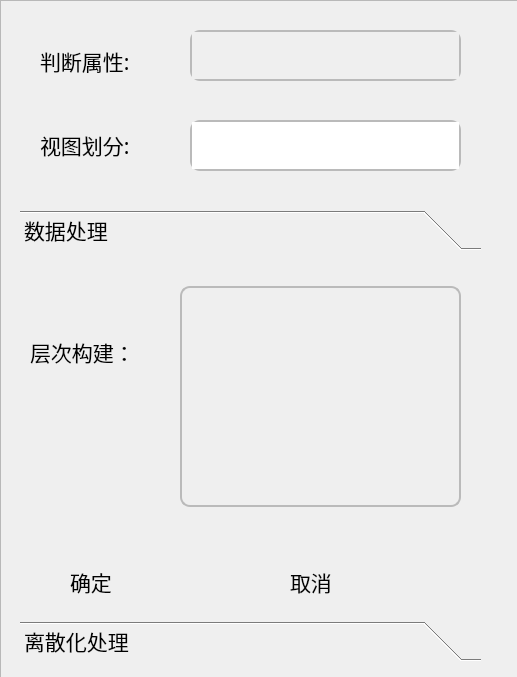
<?xml version="1.0" encoding="UTF-8"?>
<ui version="4.0">
 <class>buildGraular</class>
 <widget class="QWidget" name="buildGraular">
  <property name="geometry">
   <rect>
    <x>0</x>
    <y>0</y>
    <width>517</width>
    <height>677</height>
   </rect>
  </property>
  <property name="font">
   <font>
    <family>黑体</family>
    <pointsize>18</pointsize>
   </font>
  </property>
  <property name="windowTitle">
   <string>数据预处理</string>
  </property>
  <property name="styleSheet">
   <string notr="true"/>
  </property>
  <widget class="QLabel" name="label">
   <property name="geometry">
    <rect>
     <x>40</x>
     <y>30</y>
     <width>141</width>
     <height>61</height>
    </rect>
   </property>
   <property name="font">
    <font>
     <family>黑体</family>
     <pointsize>16</pointsize>
     <weight>50</weight>
     <bold>false</bold>
    </font>
   </property>
   <property name="styleSheet">
    <string notr="true">#label{
	border-radius:4px;
	background-color: transparent;
	color: rgb(0,0,0);
}

</string>
   </property>
   <property name="text">
    <string>判断属性:</string>
   </property>
  </widget>
  <widget class="QTextEdit" name="textCount">
   <property name="enabled">
    <bool>false</bool>
   </property>
   <property name="geometry">
    <rect>
     <x>190</x>
     <y>30</y>
     <width>271</width>
     <height>51</height>
    </rect>
   </property>
   <property name="font">
    <font>
     <family>微软雅黑</family>
     <pointsize>18</pointsize>
    </font>
   </property>
   <property name="styleSheet">
    <string notr="true">border:2px solid rgb(186,186,186);
border-radius:10px
</string>
   </property>
  </widget>
  <widget class="QLabel" name="label_2">
   <property name="geometry">
    <rect>
     <x>40</x>
     <y>120</y>
     <width>151</width>
     <height>50</height>
    </rect>
   </property>
   <property name="font">
    <font>
     <family>黑体</family>
     <pointsize>16</pointsize>
    </font>
   </property>
   <property name="styleSheet">
    <string notr="true">#label_2{
	border-radius:4px;
	background-color: transparent;
	color: rgb(0,0,0);
}

</string>
   </property>
   <property name="text">
    <string>视图划分:</string>
   </property>
  </widget>
  <widget class="QTextEdit" name="textViewDiv">
   <property name="geometry">
    <rect>
     <x>190</x>
     <y>120</y>
     <width>271</width>
     <height>51</height>
    </rect>
   </property>
   <property name="font">
    <font>
     <family>微软雅黑</family>
     <pointsize>18</pointsize>
    </font>
   </property>
   <property name="styleSheet">
    <string notr="true">border:2px solid rgb(186,186,186);
border-radius:10px
</string>
   </property>
  </widget>
  <widget class="QFrame" name="top">
   <property name="geometry">
    <rect>
     <x>0</x>
     <y>0</y>
     <width>531</width>
     <height>681</height>
    </rect>
   </property>
   <property name="styleSheet">
    <string notr="true">  background-image:url(:/images/bg01_cs02.png);
  background-position: center;</string>
   </property>
   <property name="frameShape">
    <enum>QFrame::StyledPanel</enum>
   </property>
   <property name="frameShadow">
    <enum>QFrame::Raised</enum>
   </property>
   <widget class="QToolBox" name="tabCi">
    <property name="geometry">
     <rect>
      <x>20</x>
      <y>210</y>
      <width>461</width>
      <height>451</height>
     </rect>
    </property>
    <property name="font">
     <font>
      <family>黑体</family>
      <pointsize>16</pointsize>
     </font>
    </property>
    <property name="mouseTracking">
     <bool>true</bool>
    </property>
    <property name="styleSheet">
     <string notr="true">*{
background-color: transparent;
}
QTabWidget::tab-bar { 
	alignment: center; 
} 
QTabBar::tab:hover{ 
	color: rgb(0, 0, 0);
	background-color: transparent;
}
QTabWidget::pane{ 
	border:none;
}
QTabBar::tab {
    background-color: rgb(0, 0, 0); /* 标签页背景颜色 */
    font-family: 微软雅黑; /* 标签页字体类型 */
    font-size: 24px; /* 标签页字体大小 */
    color: rgb(255, 255, 255); /* 标签页字体颜色 */
    padding: 10px; /* 内边距 */
    border: 1px solid rgb(150, 150, 150); /* 边框 */
    border-top-left-radius: 5px; /* 左上角圆角 */
    border-top-right-radius: 5px; /* 右上角圆角 */
	min-width: 100px; /* 标签页最小宽度 */
    min-height: 30px; /* 标签页最小高度 */
}
QTabBar::tab:selected {
    background-color: rgb(255, 255, 255); /* 选中标签页的背景颜色 */
    color: rgb(0, 0, 0); /* 选中标签页的字体颜色 */
}
QTabWidget {
    background-color: rgb(240, 240, 240); /* 主体背景颜色 */
    font-family: 微软雅黑; /* 字体类型 */
    font-size: 18px; /* 字体大小 */
    color: rgb(50, 50, 50); /* 字体颜色 */
}
</string>
    </property>
    <widget class="QWidget" name="tabCiPage1">
     <property name="geometry">
      <rect>
       <x>0</x>
       <y>0</y>
       <width>461</width>
       <height>367</height>
      </rect>
     </property>
     <attribute name="label">
      <string>数据处理</string>
     </attribute>
     <widget class="QTextEdit" name="textLevelDiv">
      <property name="geometry">
       <rect>
        <x>160</x>
        <y>30</y>
        <width>281</width>
        <height>221</height>
       </rect>
      </property>
      <property name="font">
       <font>
        <family>微软雅黑</family>
        <pointsize>18</pointsize>
       </font>
      </property>
      <property name="styleSheet">
       <string notr="true">border:2px solid rgb(186,186,186);
border-radius:10px</string>
      </property>
      <property name="html">
       <string>&lt;!DOCTYPE HTML PUBLIC &quot;-//W3C//DTD HTML 4.0//EN&quot; &quot;http://www.w3.org/TR/REC-html40/strict.dtd&quot;&gt;
&lt;html&gt;&lt;head&gt;&lt;meta name=&quot;qrichtext&quot; content=&quot;1&quot; /&gt;&lt;style type=&quot;text/css&quot;&gt;
p, li { white-space: pre-wrap; }
&lt;/style&gt;&lt;/head&gt;&lt;body style=&quot; font-family:'微软雅黑'; font-size:18pt; font-weight:400; font-style:normal;&quot;&gt;
&lt;p style=&quot;-qt-paragraph-type:empty; margin-top:0px; margin-bottom:0px; margin-left:0px; margin-right:0px; -qt-block-indent:0; text-indent:0px;&quot;&gt;&lt;br /&gt;&lt;/p&gt;&lt;/body&gt;&lt;/html&gt;</string>
      </property>
     </widget>
     <widget class="QLabel" name="label_3">
      <property name="geometry">
       <rect>
        <x>10</x>
        <y>70</y>
        <width>151</width>
        <height>51</height>
       </rect>
      </property>
      <property name="font">
       <font>
        <family>黑体</family>
        <pointsize>16</pointsize>
       </font>
      </property>
      <property name="styleSheet">
       <string notr="true">#label_3{
	border-radius:4px;
	background-color: transparent;
	color: rgb(0,0,0);
}

</string>
      </property>
      <property name="text">
       <string>层次构建：</string>
      </property>
     </widget>
     <widget class="QPushButton" name="btnCancel">
      <property name="geometry">
       <rect>
        <x>270</x>
        <y>290</y>
        <width>121</width>
        <height>71</height>
       </rect>
      </property>
      <property name="font">
       <font>
        <family>黑体</family>
        <pointsize>16</pointsize>
       </font>
      </property>
      <property name="styleSheet">
       <string notr="true">#btnCancel{
    background: transparent;  
    color: white;  
	text-align: left;
	color: rgb(0, 0, 0);
	border-radius:10px
}
#btnCancel:hover{
	icon:url(:/images/error_hover.svg);
	color: rgb(144, 19, 158);
	background-color: transparent;
}
#btnCancel:pressed{
	padding-top:5px;
	padding-left:5px
}
</string>
      </property>
      <property name="text">
       <string>取消</string>
      </property>
      <property name="icon">
       <iconset resource="images/image.qrc">
        <normaloff>:/images/error.svg</normaloff>:/images/error.svg</iconset>
      </property>
     </widget>
     <widget class="QPushButton" name="btnOk">
      <property name="geometry">
       <rect>
        <x>50</x>
        <y>290</y>
        <width>121</width>
        <height>71</height>
       </rect>
      </property>
      <property name="font">
       <font>
        <family>黑体</family>
        <pointsize>16</pointsize>
       </font>
      </property>
      <property name="styleSheet">
       <string notr="true">#btnOk{
    background: transparent;  
    color: white;  
	text-align: left;
	color: rgb(0, 0, 0);
	border-radius:10px
}
#btnOk:hover{
	icon:url(:/images/correct_hover.svg);
	color: rgb(144, 19, 158);
	background-color: transparent;
}
#btnOk:pressed{
	padding-top:5px;
	padding-left:5px
}
</string>
      </property>
      <property name="text">
       <string>确定</string>
      </property>
      <property name="icon">
       <iconset resource="images/image.qrc">
        <normaloff>:/images/correct .svg</normaloff>:/images/correct .svg</iconset>
      </property>
     </widget>
     <widget class="QPushButton" name="tip2">
      <property name="geometry">
       <rect>
        <x>10</x>
        <y>10</y>
        <width>21</width>
        <height>28</height>
       </rect>
      </property>
      <property name="toolTip">
       <string>&lt;html&gt;&lt;head/&gt;&lt;body&gt;&lt;p&gt;&lt;span style=&quot; font-size:12pt; font-weight:600;&quot;&gt;属性中的层次构建格式&lt;/span&gt;&lt;/p&gt;&lt;p&gt;&lt;span style=&quot; font-size:12pt; font-weight:600;&quot;&gt;假设判断属性为6&lt;/span&gt;&lt;/p&gt;&lt;p&gt;&lt;span style=&quot; font-size:12pt; font-weight:600;&quot;&gt;视图的划分为1,2,3&lt;/span&gt;&lt;/p&gt;&lt;p&gt;&lt;span style=&quot; font-size:12pt; font-weight:600;&quot;&gt;层次构建的输入格式：&lt;/span&gt;&lt;/p&gt;&lt;p&gt;&lt;span style=&quot; font-size:12pt; font-weight:600;&quot;&gt;1&lt;/span&gt;&lt;/p&gt;&lt;p&gt;&lt;span style=&quot; font-size:12pt; font-weight:600;&quot;&gt;1,1&lt;/span&gt;&lt;/p&gt;&lt;p&gt;&lt;span style=&quot; font-size:12pt; font-weight:600;&quot;&gt;1,1,1&lt;/span&gt;&lt;/p&gt;&lt;p&gt;&lt;span style=&quot; font-size:12pt; font-weight:600;&quot;&gt;以回车来分割不同的视图，以逗号来分割不同视图中的层次划分，逗号是英文格式的逗号。&lt;/span&gt;&lt;/p&gt;&lt;/body&gt;&lt;/html&gt;</string>
      </property>
      <property name="styleSheet">
       <string notr="true">#tip2{
    background: transparent;  
    color: white;  
	text-align: left;
	color: rgb(0, 0, 0);
	border-radius:10px
}
#tip2:hover{
	icon:url(:/images/help_hover.svg);
	color: rgb(144, 19, 158);
	background-color: transparent;
}
#tip2:pressed{
	padding-top:5px;
	padding-left:5px
}
</string>
      </property>
      <property name="text">
       <string/>
      </property>
      <property name="icon">
       <iconset resource="images/image.qrc">
        <normaloff>:/images/help.svg</normaloff>:/images/help.svg</iconset>
      </property>
     </widget>
    </widget>
    <widget class="QWidget" name="tabCiPage2">
     <property name="geometry">
      <rect>
       <x>0</x>
       <y>0</y>
       <width>461</width>
       <height>367</height>
      </rect>
     </property>
     <attribute name="label">
      <string>离散化处理</string>
     </attribute>
     <widget class="QLabel" name="label_4">
      <property name="geometry">
       <rect>
        <x>10</x>
        <y>70</y>
        <width>151</width>
        <height>51</height>
       </rect>
      </property>
      <property name="font">
       <font>
        <family>微软雅黑</family>
        <pointsize>16</pointsize>
        <weight>50</weight>
        <italic>false</italic>
        <bold>false</bold>
       </font>
      </property>
      <property name="styleSheet">
       <string notr="true">#label_4{
	border-radius:4px;
	background-color: transparent;
	color: rgb(0,0,0);
}

</string>
      </property>
      <property name="text">
       <string>层次构建：</string>
      </property>
     </widget>
     <widget class="QTextBrowser" name="textCiRoot">
      <property name="enabled">
       <bool>false</bool>
      </property>
      <property name="geometry">
       <rect>
        <x>170</x>
        <y>70</y>
        <width>256</width>
        <height>51</height>
       </rect>
      </property>
      <property name="font">
       <font>
        <family>黑体</family>
        <pointsize>10</pointsize>
       </font>
      </property>
     </widget>
     <widget class="QPushButton" name="btnImpConfig">
      <property name="geometry">
       <rect>
        <x>20</x>
        <y>180</y>
        <width>211</width>
        <height>51</height>
       </rect>
      </property>
      <property name="font">
       <font>
        <family>黑体</family>
        <pointsize>16</pointsize>
       </font>
      </property>
      <property name="styleSheet">
       <string notr="true">#btnImpConfig{
    background: transparent;  
    color: white;  
	text-align: left;
	color: rgb(0, 0, 0);
	border-radius:10px
}
#btnImpConfig:hover{
	icon:url(:/images/inbox-out_hover.svg);
	color: rgb(144, 19, 158);
	background-color: transparent;
}
#btnImpConfig:pressed{
	padding-top:5px;
	padding-left:5px
}
</string>
      </property>
      <property name="text">
       <string>导入配置文件</string>
      </property>
      <property name="icon">
       <iconset resource="images/image.qrc">
        <normaloff>:/images/inbox-out.svg</normaloff>:/images/inbox-out.svg</iconset>
      </property>
     </widget>
     <widget class="QPushButton" name="btnResetCi">
      <property name="geometry">
       <rect>
        <x>310</x>
        <y>180</y>
        <width>111</width>
        <height>51</height>
       </rect>
      </property>
      <property name="font">
       <font>
        <family>黑体</family>
        <pointsize>16</pointsize>
       </font>
      </property>
      <property name="styleSheet">
       <string notr="true">#btnResetCi{
    background: transparent;  
    color: white;  
	text-align: left;
	color: rgb(0, 0, 0);
	border-radius:10px
}
#btnResetCi:hover{
	icon:url(:/images/refresh_hover.svg);
	color: rgb(144, 19, 158);
	background-color: transparent;
}
#btnResetCi:pressed{
	padding-top:5px;
	padding-left:5px
}
</string>
      </property>
      <property name="text">
       <string>重置</string>
      </property>
      <property name="icon">
       <iconset resource="images/image.qrc">
        <normaloff>:/images/refresh.svg</normaloff>:/images/refresh.svg</iconset>
      </property>
     </widget>
     <widget class="QPushButton" name="btnOkZ">
      <property name="geometry">
       <rect>
        <x>30</x>
        <y>290</y>
        <width>191</width>
        <height>61</height>
       </rect>
      </property>
      <property name="font">
       <font>
        <family>黑体</family>
        <pointsize>16</pointsize>
       </font>
      </property>
      <property name="styleSheet">
       <string notr="true">#btnOkZ{
    background: transparent;  
    color: white;  
	color: rgb(0, 0, 0);
	border-radius:10px
}
#btnOkZ:hover{
	icon:url(:/images/correct_hover.svg);
	color: rgb(144, 19, 158);
	background-color: transparent;
}
#btnOkZ:pressed{
	padding-top:5px;
	padding-left:5px
}
</string>
      </property>
      <property name="text">
       <string>确定</string>
      </property>
      <property name="icon">
       <iconset resource="images/image.qrc">
        <normaloff>:/images/correct .svg</normaloff>:/images/correct .svg</iconset>
      </property>
     </widget>
     <widget class="QPushButton" name="btnCancelZ">
      <property name="geometry">
       <rect>
        <x>262</x>
        <y>290</y>
        <width>181</width>
        <height>61</height>
       </rect>
      </property>
      <property name="font">
       <font>
        <family>黑体</family>
        <pointsize>16</pointsize>
       </font>
      </property>
      <property name="styleSheet">
       <string notr="true">#btnCancelZ{
    background: transparent;  
    color: white;  
	color: rgb(0, 0, 0);
	border-radius:10px
}
#btnCancelZ:hover{
	icon:url(:/images/error_hover.svg);
	color: rgb(144, 19, 158);
	background-color: transparent;
}
#btnCancelZ:pressed{
	padding-top:5px;
	padding-left:5px
}
</string>
      </property>
      <property name="text">
       <string>取消</string>
      </property>
      <property name="icon">
       <iconset resource="images/image.qrc">
        <normaloff>:/images/error.svg</normaloff>:/images/error.svg</iconset>
      </property>
     </widget>
     <widget class="QPushButton" name="tip3">
      <property name="geometry">
       <rect>
        <x>10</x>
        <y>0</y>
        <width>31</width>
        <height>28</height>
       </rect>
      </property>
      <property name="toolTip">
       <string>&lt;html&gt;&lt;head/&gt;&lt;body&gt;&lt;p&gt;&lt;span style=&quot; font-size:12pt; font-weight:600;&quot;&gt;根据属性值的层次构建主要是针对的连续值的情况&lt;/span&gt;&lt;/p&gt;&lt;p&gt;&lt;span style=&quot; font-size:12pt; font-weight:600;&quot;&gt;导入的配置文件必须是.txt形式的文件&lt;/span&gt;&lt;/p&gt;&lt;p&gt;&lt;span style=&quot; font-size:12pt; font-weight:600;&quot;&gt;假设判断属性为6 &lt;/span&gt;&lt;/p&gt;&lt;p&gt;&lt;span style=&quot; font-size:12pt; font-weight:600;&quot;&gt;视图的划分为2,2,2&lt;/span&gt;&lt;/p&gt;&lt;p&gt;&lt;span style=&quot; font-size:12pt; font-weight:600;&quot;&gt;导入的配置文件尾cs.txt&lt;/span&gt;&lt;/p&gt;&lt;p&gt;&lt;span style=&quot; font-size:12pt; font-weight:600;&quot;&gt;其中cs.txt的配置文件如下：&lt;/span&gt;&lt;/p&gt;&lt;p&gt;&lt;span style=&quot; font-family:'JetBrains Mono','monospace'; font-size:9.8pt; color:#a9b7c6; background-color:#2b2b2b;&quot;&gt;0-0 | 1-1&lt;/span&gt;&lt;span style=&quot; font-family:'JetBrains Mono','monospace'; font-size:9.8pt; color:#a9b7c6;&quot;&gt;&lt;br/&gt;0-89 | 90-120 | 120-250&lt;br/&gt;----&lt;br/&gt;0-0 | 1-1&lt;br/&gt;0-5.9 | 6-7.5 | 7.5-25&lt;br/&gt;----&lt;br/&gt;0-50 | 51-250&lt;br/&gt;18-30 | 31-40 | 41-50 | 51-65 | 66-100&lt;/span&gt;&lt;/p&gt;&lt;p&gt;&lt;span style=&quot; font-size:12pt; font-weight:600;&quot;&gt;其中每一行代表层次的构建，|代表将连续值按照属性值范围进行转化，0-89代表[0,89]前后都是闭区间，----代表不同视图之间的划分。&lt;/span&gt;&lt;/p&gt;&lt;p&gt;&lt;br/&gt;&lt;/p&gt;&lt;p&gt;&lt;span style=&quot; font-family:'JetBrains Mono','monospace'; font-size:10pt; font-weight:600; color:#a9b7c6;&quot;&gt;&lt;br/&gt;&lt;/span&gt;&lt;/p&gt;&lt;/body&gt;&lt;/html&gt;</string>
      </property>
      <property name="styleSheet">
       <string notr="true">#tip3{
    background: transparent;  
    color: white;  
	text-align: left;
	color: rgb(0, 0, 0);
	border-radius:10px
}
#tip3:hover{
	icon:url(:/images/help_hover.svg);
	color: rgb(144, 19, 158);
	background-color: transparent;
}
#tip3:pressed{
	padding-top:5px;
	padding-left:5px
}
</string>
      </property>
      <property name="text">
       <string/>
      </property>
      <property name="icon">
       <iconset resource="images/image.qrc">
        <normaloff>:/images/help.svg</normaloff>:/images/help.svg</iconset>
      </property>
     </widget>
    </widget>
   </widget>
   <widget class="QPushButton" name="tip1">
    <property name="geometry">
     <rect>
      <x>470</x>
      <y>130</y>
      <width>31</width>
      <height>28</height>
     </rect>
    </property>
    <property name="toolTip">
     <string>&lt;html&gt;&lt;head/&gt;&lt;body&gt;&lt;p&gt;&lt;span style=&quot; font-size:12pt; font-weight:600;&quot;&gt;假设判断属性为6&lt;/span&gt;&lt;/p&gt;&lt;p&gt;&lt;span style=&quot; font-size:12pt; font-weight:600;&quot;&gt;输入格式：1,2,3&lt;/span&gt;&lt;/p&gt;&lt;p&gt;&lt;span style=&quot; font-size:12pt; font-weight:600;&quot;&gt;代表有三个视图，第一个视图有1个判断属性，第二个视图有2个判断属性，第三个视图有3个判断属性，其中视图之间用英文，进行分割。&lt;/span&gt;&lt;/p&gt;&lt;/body&gt;&lt;/html&gt;</string>
    </property>
    <property name="styleSheet">
     <string notr="true">#tip1{
    background: transparent;  
    color: white;  
	text-align: left;
	color: rgb(0, 0, 0);
	border-radius:10px
}
#tip1:hover{
	icon:url(:/images/help_hover.svg);
	color: rgb(144, 19, 158);
	background-color: transparent;
}
#tip1:pressed{
	padding-top:5px;
	padding-left:5px
}
</string>
    </property>
    <property name="text">
     <string/>
    </property>
    <property name="icon">
     <iconset resource="images/image.qrc">
      <normaloff>:/images/help.svg</normaloff>:/images/help.svg</iconset>
    </property>
   </widget>
  </widget>
  <zorder>top</zorder>
  <zorder>textViewDiv</zorder>
  <zorder>textCount</zorder>
  <zorder>label_2</zorder>
  <zorder>label</zorder>
 </widget>
 <resources>
  <include location="images/image.qrc"/>
 </resources>
 <connections>
  <connection>
   <sender>btnOk</sender>
   <signal>clicked()</signal>
   <receiver>buildGraular</receiver>
   <slot>okConfig()</slot>
   <hints>
    <hint type="sourcelabel">
     <x>131</x>
     <y>556</y>
    </hint>
    <hint type="destinationlabel">
     <x>-224</x>
     <y>549</y>
    </hint>
   </hints>
  </connection>
  <connection>
   <sender>btnCancel</sender>
   <signal>clicked()</signal>
   <receiver>buildGraular</receiver>
   <slot>cancelWindow()</slot>
   <hints>
    <hint type="sourcelabel">
     <x>347</x>
     <y>578</y>
    </hint>
    <hint type="destinationlabel">
     <x>643</x>
     <y>588</y>
    </hint>
   </hints>
  </connection>
  <connection>
   <sender>btnImpConfig</sender>
   <signal>clicked()</signal>
   <receiver>buildGraular</receiver>
   <slot>impCi()</slot>
   <hints>
    <hint type="sourcelabel">
     <x>158</x>
     <y>514</y>
    </hint>
    <hint type="destinationlabel">
     <x>-277</x>
     <y>503</y>
    </hint>
   </hints>
  </connection>
  <connection>
   <sender>btnResetCi</sender>
   <signal>clicked()</signal>
   <receiver>buildGraular</receiver>
   <slot>resetCi()</slot>
   <hints>
    <hint type="sourcelabel">
     <x>391</x>
     <y>490</y>
    </hint>
    <hint type="destinationlabel">
     <x>729</x>
     <y>490</y>
    </hint>
   </hints>
  </connection>
  <connection>
   <sender>btnOkZ</sender>
   <signal>clicked()</signal>
   <receiver>buildGraular</receiver>
   <slot>okCi()</slot>
   <hints>
    <hint type="sourcelabel">
     <x>114</x>
     <y>636</y>
    </hint>
    <hint type="destinationlabel">
     <x>-150</x>
     <y>627</y>
    </hint>
   </hints>
  </connection>
  <connection>
   <sender>btnCancelZ</sender>
   <signal>clicked()</signal>
   <receiver>buildGraular</receiver>
   <slot>cancelWindow()</slot>
   <hints>
    <hint type="sourcelabel">
     <x>395</x>
     <y>608</y>
    </hint>
    <hint type="destinationlabel">
     <x>622</x>
     <y>611</y>
    </hint>
   </hints>
  </connection>
 </connections>
 <slots>
  <slot>cancelWindow()</slot>
  <slot>okConfig()</slot>
  <slot>impCi()</slot>
  <slot>resetCi()</slot>
  <slot>okCi()</slot>
 </slots>
</ui>
